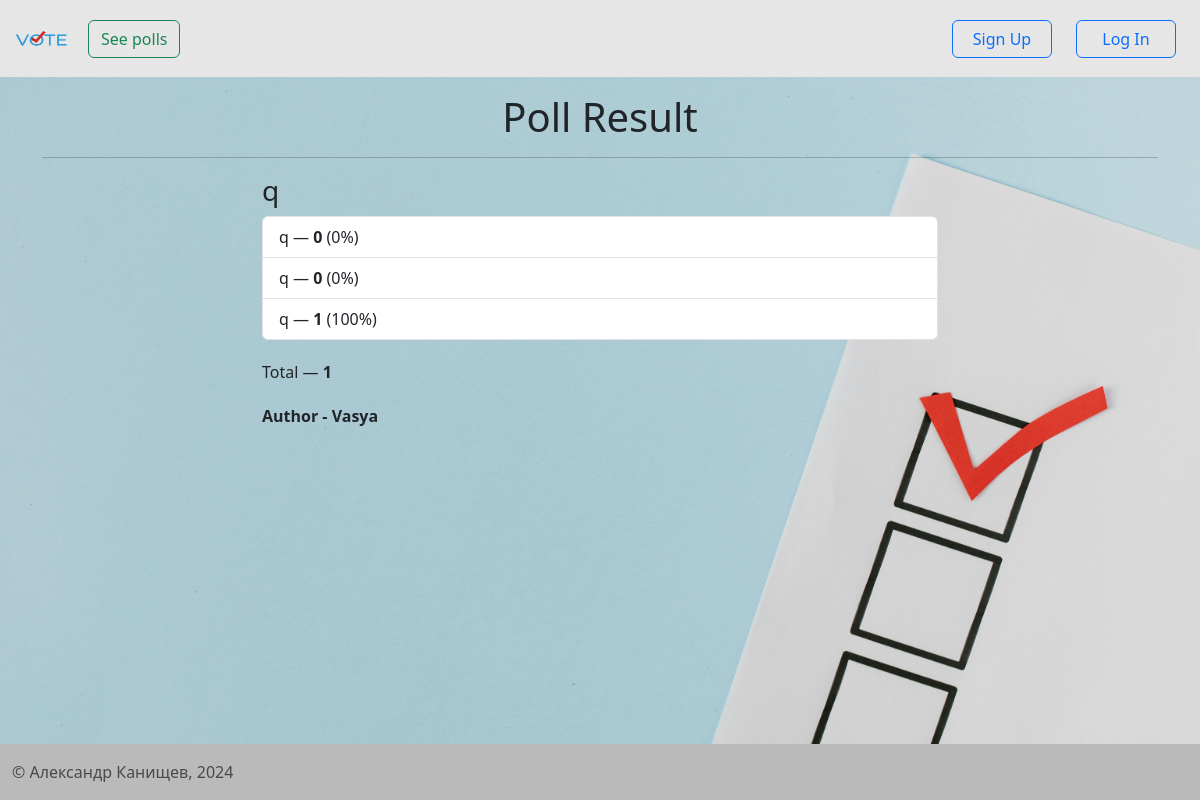
The page /view_poll/33 on the database its author committed.
### polls/models.py (models this page shows)
class Poll(models.Model):
    QUESTION_TYPE_CHOICES = [
        ('single', 'Single Choice'),
        ('multiple', 'Multiple Choice'),
    ]
    question = models.TextField()
    option_one = models.CharField(max_length=50)
    option_two = models.CharField(max_length=50)
    option_three = models.CharField(max_length=50)
    option_one_count = models.IntegerField(default=0)
    option_two_count = models.IntegerField(default=0)
    option_three_count = models.IntegerField(default=0)
    author = models.ForeignKey(User, on_delete=models.CASCADE, default=1)
    time = models.DateTimeField(default=now)
    question_type = models.CharField(max_length=10, choices=QUESTION_TYPE_CHOICES, default='single')
    def total(self):
        return self.option_one_count + self.option_two_count + self.option_three_count
    @property
    def option_one_percent(self):
        return int((self.option_one_count / self.total()) * 100) if self.total() > 0 else 0
    @property
    def option_two_percent(self):
        return int((self.option_two_count / self.total()) * 100) if self.total() > 0 else 0
    @property
    def option_three_percent(self):
        return int((self.option_three_count / self.total()) * 100) if self.total() > 0 else 0

### polls/views.py (the view)
# urls.py: path('view_poll/<poll_id>', views.view_poll, name='view_poll'),  # See a poll
def view_poll(request, poll_id):
    poll = Poll.objects.get(pk=poll_id)
    context = {'poll': poll, 'pagename': 'Poll Result'}
    return render(request, 'pages/view_poll.html', context)

### polls/templates/pages/view_poll.html
{% extends "base.html" %}
{% block content %}
<div class="row">
    <div class="col-lg-8 col-lg-offset-2 mx-auto" style="width:700px;">
        <div class="panel panel-default">
            <div class="panel-body">
                <h3>{{ poll.question }}</h3>
            </div>
            <ul class="list-group">
                <li class="list-group-item"> {{ poll.option_one }} &mdash; <strong>{{ poll.option_one_count }}</strong>
                    <a> ({{ poll.option_one_percent }}%) </a>
                </li>
                <li class="list-group-item">{{ poll.option_two }} &mdash; <strong>{{ poll.option_two_count }}</strong>
                    <a> ({{ poll.option_two_percent }}%) </a>
                </li>
                <li class="list-group-item">{{ poll.option_three }} &mdash; <strong>{{ poll.option_three_count }} </strong>
                    <a> ({{ poll.option_three_percent }}%) </a>
                </li>
            </ul>
            <div class="panel-footer" style="margin-top: 20px;">
                Total &mdash; <strong>{{ poll.total }}</strong>
                <div style="font-weight: bold; margin-top: 20px;"> Author - {{ poll.author.username }}</div>
            </div>
        </div>
    </div>
</div>
{% endblock %}

### rows shown on the page
Poll: question "q", option_one "q", option_one_count "0", option_one_percent "0", option_two "q", option_two_count "0", option_two_percent "0", option_three "q", option_three_count "1", option_three_percent "100", total "1", author.username "Vasya"

### other values the page prints
{{ pagename }} "Poll Result"
